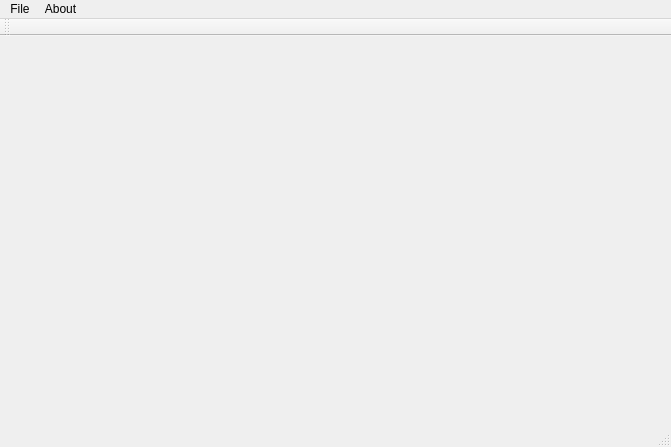
<?xml version="1.0" encoding="UTF-8"?>
<ui version="4.0">
 <class>MainWindow</class>
 <widget class="QMainWindow" name="MainWindow">
  <property name="geometry">
   <rect>
    <x>0</x>
    <y>0</y>
    <width>671</width>
    <height>447</height>
   </rect>
  </property>
  <property name="windowTitle">
   <string>MainWindow</string>
  </property>
  <widget class="QWidget" name="centralWidget"/>
  <widget class="QStatusBar" name="statusBar"/>
  <widget class="QMenuBar" name="menuBar">
   <property name="geometry">
    <rect>
     <x>0</x>
     <y>0</y>
     <width>671</width>
     <height>22</height>
    </rect>
   </property>
   <widget class="QMenu" name="menuHello">
    <property name="title">
     <string>File</string>
    </property>
    <addaction name="actionNew"/>
    <addaction name="actionhello"/>
   </widget>
   <widget class="QMenu" name="menuAbout">
    <property name="title">
     <string>About</string>
    </property>
    <addaction name="actionAuther"/>
   </widget>
   <addaction name="menuHello"/>
   <addaction name="menuAbout"/>
  </widget>
  <widget class="QToolBar" name="toolBar">
   <property name="windowTitle">
    <string>toolBar</string>
   </property>
   <attribute name="toolBarArea">
    <enum>TopToolBarArea</enum>
   </attribute>
   <attribute name="toolBarBreak">
    <bool>false</bool>
   </attribute>
  </widget>
  <action name="actionhello">
   <property name="text">
    <string>Save as file</string>
   </property>
  </action>
  <action name="actionNew">
   <property name="text">
    <string>New</string>
   </property>
  </action>
  <action name="actionAuther">
   <property name="text">
    <string>Author</string>
   </property>
  </action>
 </widget>
 <layoutdefault spacing="6" margin="11"/>
 <resources/>
 <connections/>
</ui>
